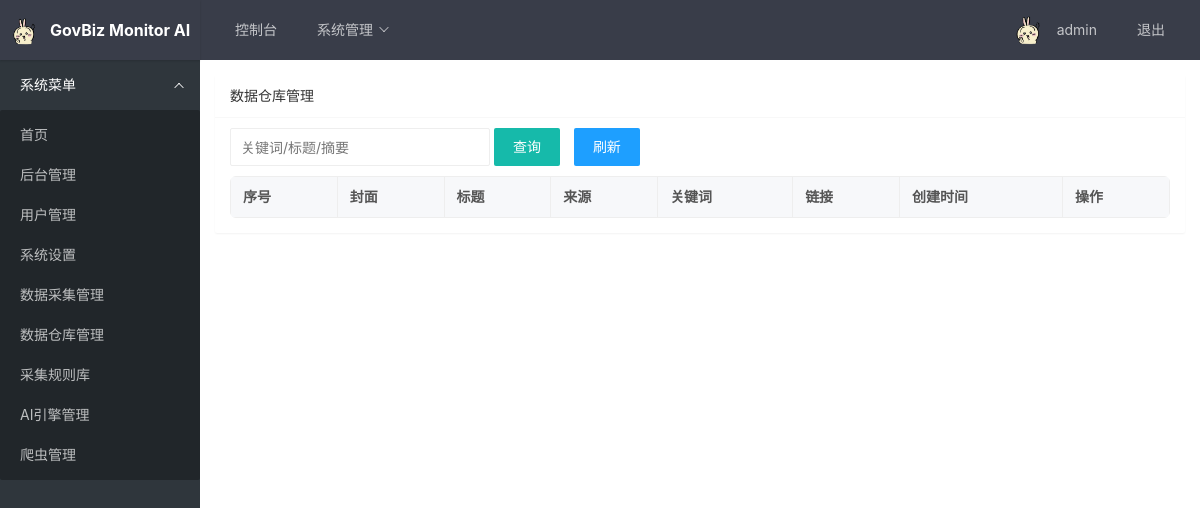
Page /admin/warehouse (signed in) on the earlier database version.
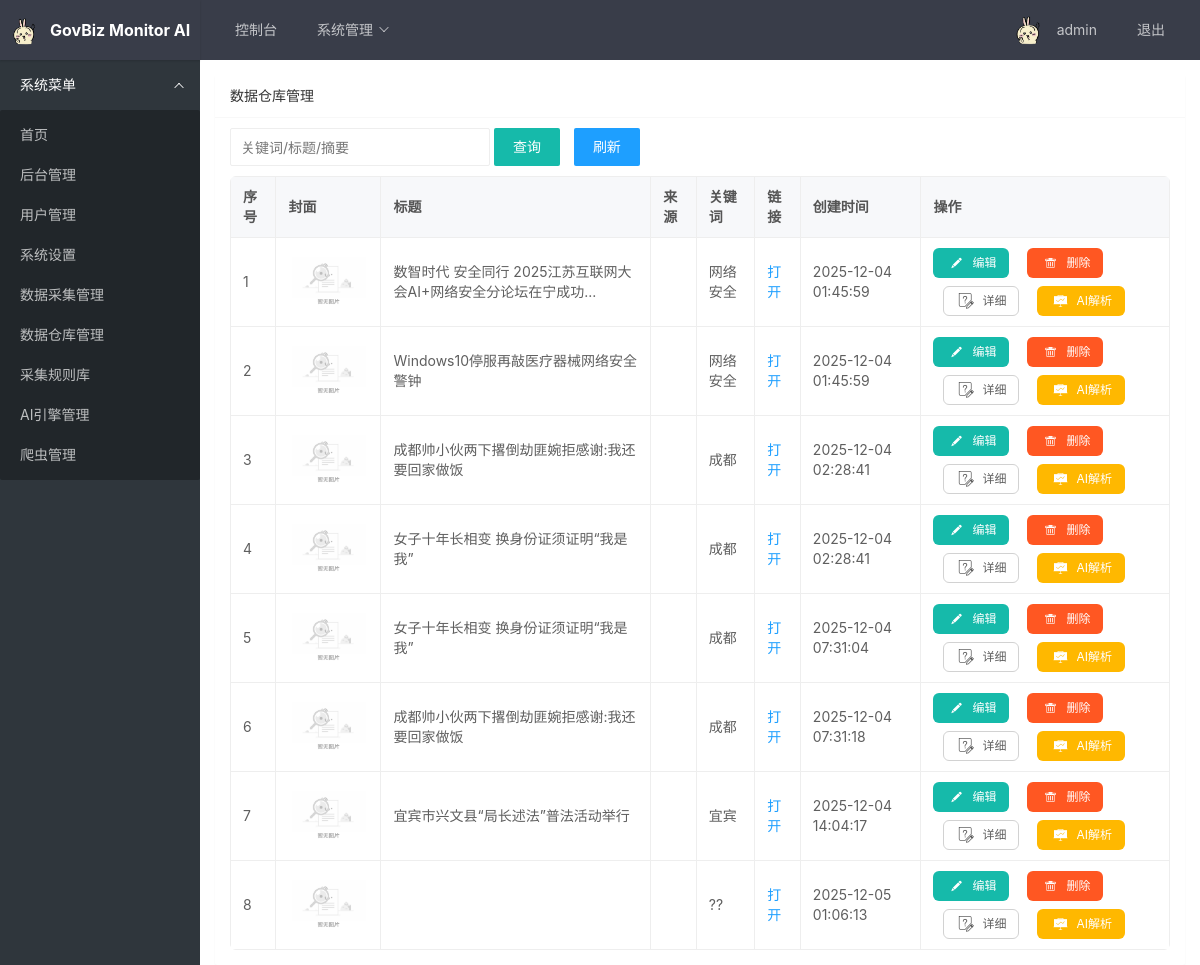
Same page on the later database version.
### tables this page shows
CREATE TABLE settings (
  key text primary key,
  value text
);

CREATE TABLE users (
  id integer primary key autoincrement,
  username text unique not null,
  password_hash text not null,
  role_id integer not null,
  created_at datetime default current_timestamp,
  foreign key (role_id) references roles(id)
);

CREATE TABLE crawl_records (
  id integer primary key autoincrement,
  keyword text,
  title text,
  summary text,
  cover text,
  url text,
  source text,
  created_at datetime default current_timestamp
);

### app/admin.py (the view)
@bp.route('/warehouse')
def warehouse():
    q = request.args.get('q', '').strip()
    rows = []
    if q:
        rows = query_all("select id, keyword, title, summary, cover, url, source, created_at from crawl_records where title like ? or summary like ? or keyword like ? order by id asc limit 200", [f"%{q}%", f"%{q}%", f"%{q}%"])
    else:
        rows = query_all("select id, keyword, title, summary, cover, url, source, created_at from crawl_records order by id asc limit 200")
    return render_template('admin/warehouse.html', rows=rows, q=q)

### app/admin.py (called while the page is built)
@bp.before_request
@login_required
def require_admin():
    if not current_user.is_admin:
        flash("无权访问", "error")
        return redirect(url_for('main.index'))

### app/db.py (called while the page is built)
def get_connection():
    conn = sqlite3.connect(str(DATABASE))
    conn.row_factory = sqlite3.Row
    return conn

def query_all(sql, params=None):
    conn = get_connection()
    try:
        cur = conn.execute(sql, params or [])
        rows = cur.fetchall()
        return [dict(row) for row in rows]
    finally:
        conn.close()

def query_one(sql, params=None):
    conn = get_connection()
    try:
        cur = conn.execute(sql, params or [])
        row = cur.fetchone()
        return dict(row) if row else None
    finally:
        conn.close()

### app/models.py (called while the page is built)
    @staticmethod
    def get(user_id):
        sql = """
            select u.id, u.username, u.role_id, r.name as role_name
            from users u
            join roles r on u.role_id = r.id
            where u.id = ?
        """
        row = query_one(sql, [user_id])
        if not row:
            return None
        return User(row['id'], row['username'], row['role_id'], row['role_name'])

    @property
    def is_admin(self):
        return self.role_name == 'admin'

### templates/admin/warehouse.html (shortened to what this page needs)
{% extends "base.html" %}
{% block content %}
<div class="layui-card">
  <div class="layui-card-header">数据仓库管理</div>
  <div class="layui-card-body">
    <div class="layui-form" style="margin-bottom:10px">
      <div class="layui-inline">
        <input type="text" id="q" value="{{ q }}" placeholder="关键词/标题/摘要" class="layui-input" style="width:260px">
      </div>
      <div class="layui-inline">
        <button class="layui-btn" id="btnSearch">查询</button>
        <button class="layui-btn layui-btn-normal" id="btnRefresh">刷新</button>
      </div>
    </div>
    <table class="layui-table">
      <thead>
        <tr>
          <th>序号</th>
          <th>封面</th>
          <th>标题</th>
          <th>来源</th>
          <th>关键词</th>
          <th>链接</th>
          <th>创建时间</th>
          <th>操作</th>
        </tr>
      </thead>
      <tbody>
        {% for r in rows %}
        <tr data-id="{{ r.id }}">
          <td>{{ loop.index }}</td>
          <td><img src="{{ r.cover or url_for('static', filename='images/zanwu.jpg') }}" style="width:80px;height:60px;object-fit:cover" onerror="this.onerror=null;this.src='{{ url_for('static', filename='images/zanwu.jpg') }}'"></td>
          <td>{{ r.title }}</td>
          <td>{{ r.source }}</td>
          <td>{{ r.keyword }}</td>
          <td><a href="{{ r.url }}" target="_blank">打开</a></td>
          <td>{{ r.created_at }}</td>
          <td>
            <div class="op-actions">
              <button class="layui-btn layui-btn-sm" data-action="edit"><i class="layui-icon layui-icon-edit"></i>编辑</button>
              <button class="layui-btn layui-btn-sm layui-btn-danger" data-action="del"><i class="layui-icon layui-icon-delete"></i>删除</button>
              <button class="layui-btn layui-btn-sm layui-btn-primary" data-action="detail"><i class="layui-icon layui-icon-survey"></i>详细</button>
              <button class="layui-btn layui-btn-sm layui-btn-warm" data-action="analyze"><i class="layui-icon layui-icon-chart-screen"></i>AI解析</button>
            </div>
          </td>
        </tr>
        {% endfor %}
      </tbody>
    </table>
  </div>
{% endblock %}

### templates/base.html (shortened to what this page needs)
<!DOCTYPE html>
<html>
<head>
    <link rel="stylesheet" href="{{ url_for('static', filename='layui-v2.13.2/layui/css/layui.css') }}">
</head>
<body class="layui-layout-body">
    <div class="layui-layout layui-layout-admin">
        <div class="layui-header">
            <div class="layui-logo">
                <img src="{{ settings.app_logo }}" alt="logo"
                    style="height:28px;vertical-align:middle;margin-right:8px">
                {{ settings.app_name }}
            </div>
            <ul class="layui-nav layui-layout-left">
                <li class="layui-nav-item"><a href="{{ url_for('main.index') }}">控制台</a></li>
                {% if current_user.is_admin %}
                <li class="layui-nav-item"><a href="javascript:;">系统管理</a>
                </li>
                {% endif %}
            </ul>
            <ul class="layui-nav layui-layout-right">
                <li class="layui-nav-item">
                    <a href="javascript:;">
                        <img src="{{ settings.app_logo }}" class="layui-nav-img" alt="avatar">
                        {{ current_user.username }}
                    </a>
                </li>
                <li class="layui-nav-item"><a href="{{ url_for('auth.logout') }}">退出</a></li>
            </ul>
        </div>
        <div class="layui-side layui-bg-black">
            <div class="layui-side-scroll">
                <ul class="layui-nav layui-nav-tree" lay-filter="side">
                    <li class="layui-nav-item layui-nav-itemed">
                        <a href="javascript:;">系统菜单</a>
                        <dl class="layui-nav-child">
                            <dd><a href="{{ url_for('main.index') }}">首页</a></dd>
                            {% if current_user.is_admin %}
                            <dd><a href="{{ url_for('admin.settings') }}">后台管理</a></dd>
                            <dd><a href="{{ url_for('admin.user_list') }}">用户管理</a></dd>
                            <dd><a href="{{ url_for('admin.settings') }}">系统设置</a></dd>
                            <dd><a href="{{ url_for('admin.crawl_manage') }}">数据采集管理</a></dd>
                            <dd><a href="{{ url_for('admin.warehouse') }}">数据仓库管理</a></dd>
                            <dd><a href="{{ url_for('admin.rules') }}">采集规则库</a></dd>
                            <dd><a href="{{ url_for('admin.ai_engines') }}">AI引擎管理</a></dd>
                            <dd><a href="{{ url_for('admin.crawlers') }}">爬虫管理</a></dd>
                            {% endif %}
                        </dl>
                    </li>
                </ul>
            </div>
        </div>
        <div class="layui-body" style="padding: 15px;">
            {% block content %}{% endblock %}
        </div>
    </div>
</body>
</html>

### templates/base.html (style rules this page uses)
.layui-layout-admin .layui-header { background-color: #393D49; }
.layui-logo { color: #fff !important; font-weight: bold; }
.layui-table { border-radius: 6px; overflow: hidden; }
.layui-table thead th { background: #f7f8fa; color: #555; font-weight: 600; }
.layui-table td, .layui-table th { padding: 10px 12px; }
.layui-table td { vertical-align: middle; }
.layui-table img { border-radius: 6px; }
.layui-table a { color: #1E9FFF; }
.op-actions { display: flex; gap: 8px; flex-wrap: wrap; align-items: center; }
.op-actions .layui-btn { display: inline-flex; align-items: center; gap: 6px; height: 30px; line-height: 30px; padding: 0 12px; border-radius: 6px; }
.op-actions .layui-btn i { font-size: 16px; }

Differences in the rows shown:
added crawl_records: title "数智时代 安全同行 2025江苏互联网大会AI+网络安全分论坛在宁成功...", keyword "网络安全", created_at "2025-12-04 01:45:59"
added crawl_records: title "Windows10停服再敲医疗器械网络安全警钟", keyword "网络安全", created_at "2025-12-04 01:45:59"
added crawl_records: title "成都帅小伙两下撂倒劫匪婉拒感谢:我还要回家做饭", keyword "成都", created_at "2025-12-04 02:28:41"
added crawl_records: title "女子十年长相变 换身份证须证明“我是我”", keyword "成都", created_at "2025-12-04 02:28:41"
added crawl_records: title "女子十年长相变 换身份证须证明“我是我”", keyword "成都", created_at "2025-12-04 07:31:04"
added crawl_records: title "成都帅小伙两下撂倒劫匪婉拒感谢:我还要回家做饭", keyword "成都", created_at "2025-12-04 07:31:18"
added crawl_records: title "宜宾市兴文县“局长述法”普法活动举行", keyword "宜宾", created_at "2025-12-04 14:04:17"
added crawl_records: keyword "??", created_at "2025-12-05 01:06:13"
